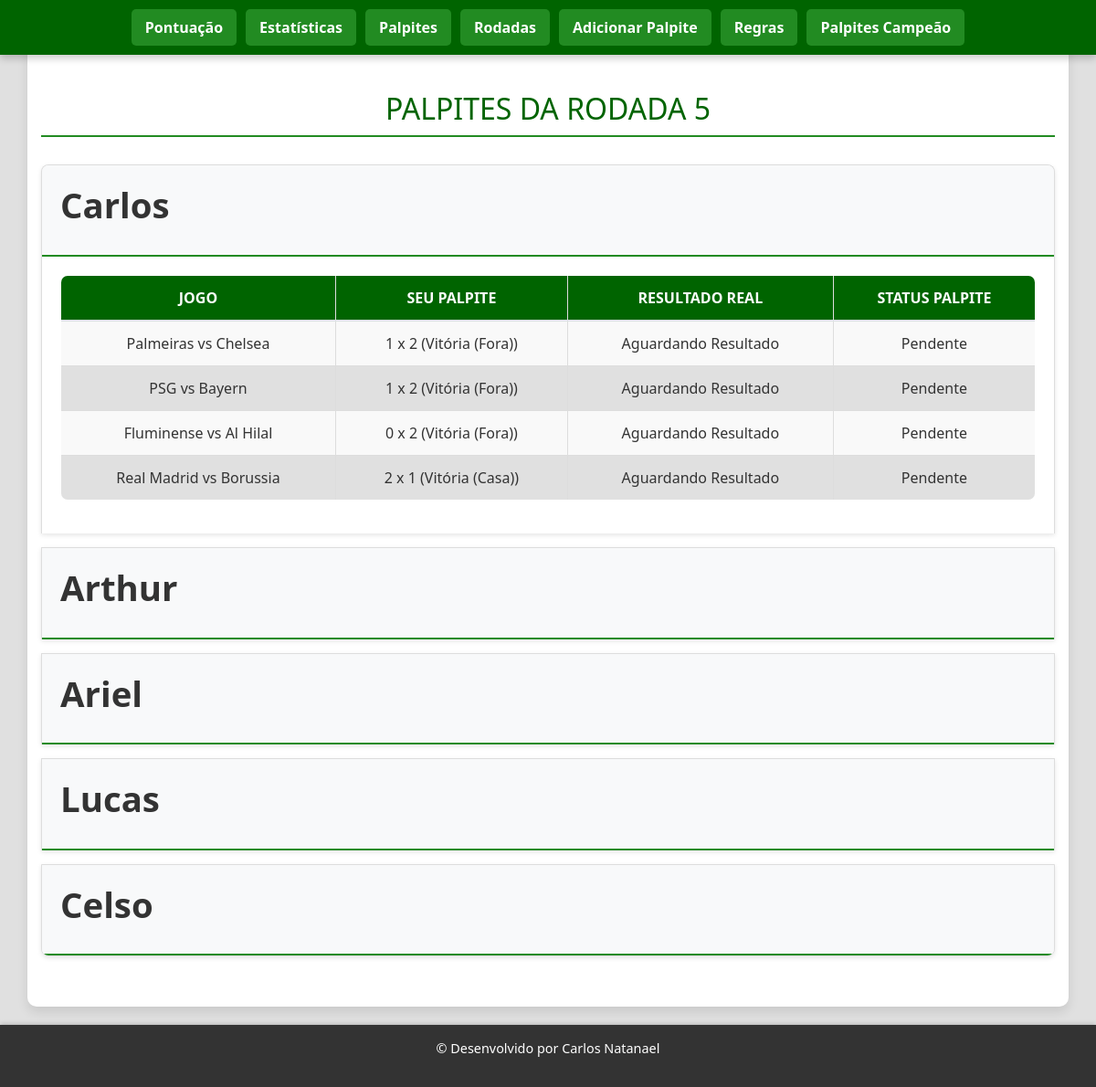
Page /rodada/5 on the earlier database version.
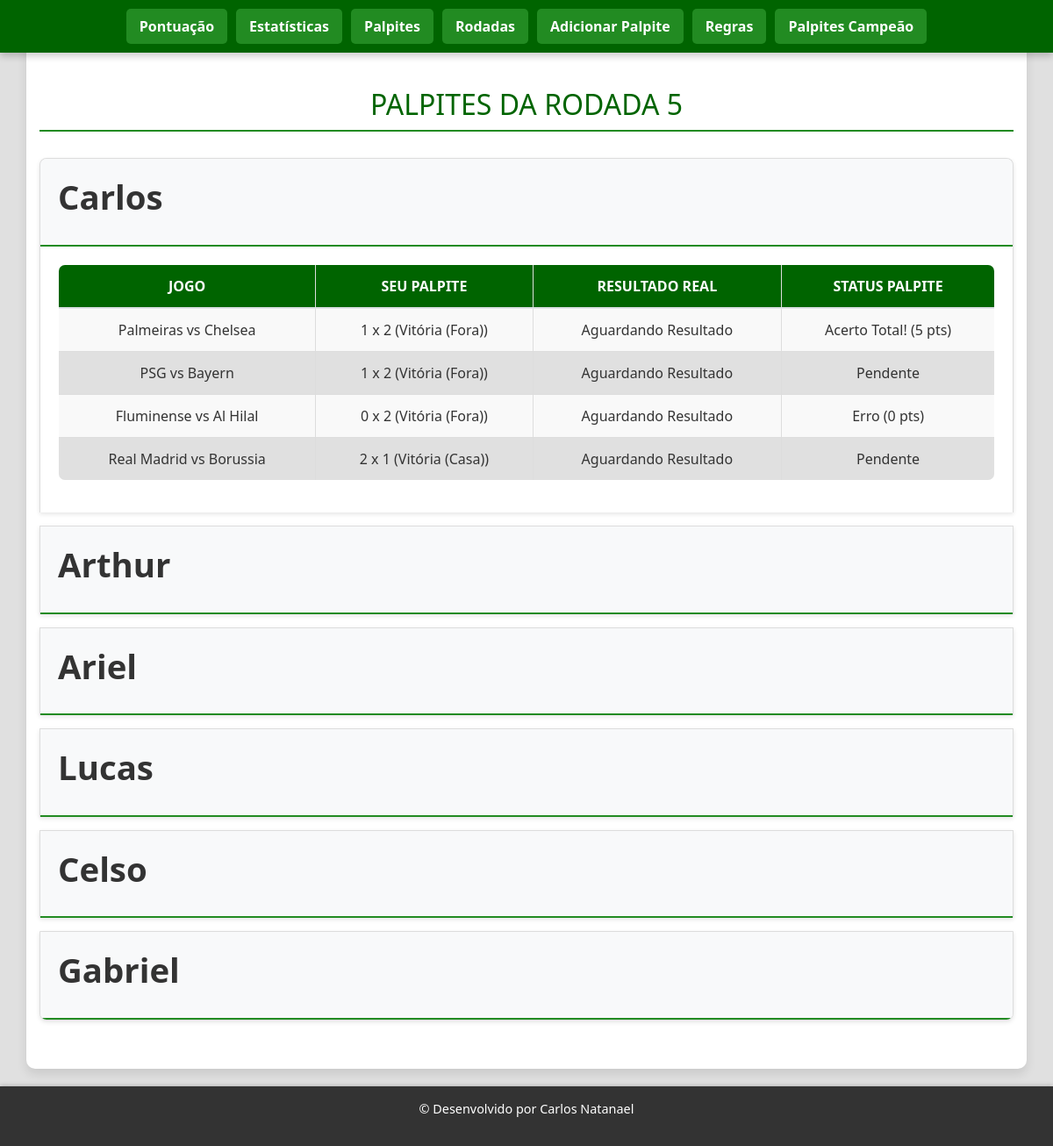
Same page on the later database version.
### tables this page shows
CREATE TABLE palpites (
        id INTEGER PRIMARY KEY AUTOINCREMENT,
        nome TEXT,
        rodada INTEGER,
        game_id INTEGER,
        time1 TEXT,
        time2 TEXT,
        gol_time1 INTEGER,
        gol_time2 INTEGER,
        resultado TEXT,
        status TEXT
    , quem_avanca TEXT);

### app.py (the view)
@app.route('/rodada/<int:numero>')
def exibir_rodada(numero):
    conn = get_db()
    palpites = conn.execute("SELECT * FROM palpites WHERE rodada = ?", (numero,)).fetchall()
    jogos_da_rodada = conn.execute(
        "SELECT * FROM jogos WHERE rodada = ? ORDER BY data_hora",
        (numero,)
    ).fetchall()
    palpites_agrupados = {}
    for palpite in palpites:
        nome = palpite['nome']
        if nome not in palpites_agrupados:
            palpites_agrupados[nome] = []
        palpites_agrupados[nome].append(palpite)
    return render_template('rodada.html',
                           rodada=numero,
                           palpites_agrupados=palpites_agrupados,
                           jogos_da_rodada=jogos_da_rodada)

### app.py (called while the page is built)
def get_db():
    if 'db' not in g:
        g.db = sqlite3.connect('palpites.db', timeout=10)
        g.db.row_factory = sqlite3.Row
    return g.db

### backup/sistema_papiteiros v1/templates/rodada.html (shortened to what the changed rows need)
<!DOCTYPE html>
<html lang="pt">
<head>
    <link rel="stylesheet" href="https://stackpath.bootstrapcdn.com/bootstrap/4.5.2/css/bootstrap.min.css">
    <link rel="stylesheet" href="{{ url_for('static', filename='rodada.css') }}">
</head>
<body class="site-container">
    <main class="container" style="padding-top: 80px;">
        <h2>PALPITES DA RODADA {{ rodada }}</h2>
        <div class="accordion" id="accordionPalpites">
            {% for nome, palpites_por_nome in palpites_agrupados.items() %}
            <div class="card">
                <div class="card-header" id="heading{{ loop.index }}">
                    <h2 class="mb-0">
                        <button class="btn btn-link" type="button" data-toggle="collapse" data-target="#collapse{{ loop.index }}" aria-expanded="{% if loop.first %}true{% else %}false{% endif %}" aria-controls="collapse{{ loop.index }}">
                            {{ nome }}
                        </button>
                    </h2>
                </div>
                <div id="collapse{{ loop.index }}" class="collapse {% if loop.first %}show{% endif %}" aria-labelledby="heading{{ loop.index }}" data-parent="#accordionPalpites">
                    <div class="card-body">
                        <table class="table">
                            <thead>
                                <tr>
                                    <th>Jogo</th>
                                    <th>Seu Palpite</th>
                                    <th>Resultado Real</th>
                                    <th>Status Palpite</th>
                                </tr>
                            </thead>
                            <tbody>
                                {% for palpite in palpites_por_nome %}
                                <tr>
                                    <td>
                                        {% set jogo_info = none %}
                                        {% for j in jogos_da_rodada %}
                                            {% if j.id == palpite.game_id %}
                                                {% set jogo_info = j %}
                                            {% endif %}
                                        {% endfor %}
                                        {% if jogo_info %}
                                            <div class="game-matchup">
                                                <img src="{{ jogo_info.time1_img }}" alt="{{ jogo_info.time1_nome }}" class="team-logo-small"/>
                                                {{ jogo_info.time1_sigla }} vs {{ jogo_info.time2_sigla }}
                                                <img src="{{ jogo_info.time2_img }}" alt="{{ jogo_info.time2_nome }}" class="team-logo-small"/>
                                                <br>
                                                <small>{{ jogo_info.data_hora.split(' ')[0] | format_date_br }} {{ jogo_info.data_hora.split(' ')[1] }}</small>
                                            </div>
                                        {% else %}
                                            {{ palpite['time1'] }} vs {{ palpite['time2'] }}
                                        {% endif %}
                                    </td>
                                    <td>{{ palpite['gol_time1'] }} x {{ palpite['gol_time2'] }} ({{ palpite['resultado'] }})</td>
                                    <td>
                                        {% if jogo_info and jogo_info.placar_time1 is not none %}
                                            {{ jogo_info.placar_time1 }} x {{ jogo_info.placar_time2 }}
                                        {% else %}
                                            Aguardando Resultado
                                        {% endif %}
                                    </td>
                                    <td>{{ palpite['status'] }}</td>
                                </tr>
                                {% endfor %}
                            </tbody>
                        </table>
                    </div>
                </div>
            </div>
            {% endfor %}
        </div>
    </main>
</body>
</html>

Differences in the rows shown:
changed palpites "Carlos": status "Pendente" → "Acerto Total! (5 pts)"
changed palpites "Fluminense": status "Pendente" → "Erro (0 pts)"
added palpites: nome "Gabriel", shown under "PALPITES DA RODADA 5"
